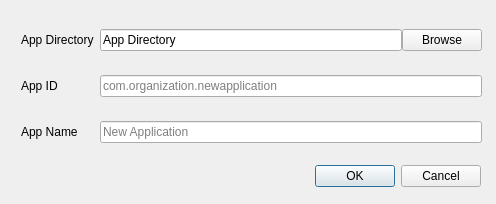
<?xml version="1.0" encoding="UTF-8"?>
<ui version="4.0">
 <class>newApplicationDialog</class>
 <widget class="QDialog" name="newApplicationDialog">
  <property name="geometry">
   <rect>
    <x>0</x>
    <y>0</y>
    <width>496</width>
    <height>204</height>
   </rect>
  </property>
  <property name="windowTitle">
   <string>New Application</string>
  </property>
  <property name="modal">
   <bool>true</bool>
  </property>
  <widget class="QDialogButtonBox" name="buttonBox">
   <property name="geometry">
    <rect>
     <x>140</x>
     <y>160</y>
     <width>341</width>
     <height>32</height>
    </rect>
   </property>
   <property name="orientation">
    <enum>Qt::Horizontal</enum>
   </property>
   <property name="standardButtons">
    <set>QDialogButtonBox::Cancel|QDialogButtonBox::Ok</set>
   </property>
  </widget>
  <widget class="QWidget" name="">
   <property name="geometry">
    <rect>
     <x>21</x>
     <y>21</y>
     <width>461</width>
     <height>131</height>
    </rect>
   </property>
   <layout class="QGridLayout" name="gridLayout">
    <property name="verticalSpacing">
     <number>16</number>
    </property>
    <item row="0" column="0">
     <widget class="QLabel" name="label">
      <property name="text">
       <string>App Directory</string>
      </property>
     </widget>
    </item>
    <item row="0" column="1">
     <layout class="QHBoxLayout" name="horizontalLayout">
      <item>
       <widget class="QLineEdit" name="directory">
        <property name="text">
         <string>App Directory</string>
        </property>
        <property name="readOnly">
         <bool>false</bool>
        </property>
       </widget>
      </item>
      <item>
       <widget class="QPushButton" name="browse">
        <property name="text">
         <string>Browse</string>
        </property>
       </widget>
      </item>
     </layout>
    </item>
    <item row="1" column="0">
     <widget class="QLabel" name="label_2">
      <property name="text">
       <string>App ID</string>
      </property>
     </widget>
    </item>
    <item row="1" column="1">
     <widget class="QLineEdit" name="id">
      <property name="placeholderText">
       <string>com.organization.newapplication</string>
      </property>
     </widget>
    </item>
    <item row="2" column="0">
     <widget class="QLabel" name="label_3">
      <property name="text">
       <string>App Name</string>
      </property>
     </widget>
    </item>
    <item row="2" column="1">
     <widget class="QLineEdit" name="name">
      <property name="placeholderText">
       <string>New Application</string>
      </property>
     </widget>
    </item>
   </layout>
  </widget>
 </widget>
 <resources/>
 <connections>
  <connection>
   <sender>buttonBox</sender>
   <signal>accepted()</signal>
   <receiver>newApplicationDialog</receiver>
   <slot>accept()</slot>
   <hints>
    <hint type="sourcelabel">
     <x>248</x>
     <y>254</y>
    </hint>
    <hint type="destinationlabel">
     <x>157</x>
     <y>274</y>
    </hint>
   </hints>
  </connection>
  <connection>
   <sender>buttonBox</sender>
   <signal>rejected()</signal>
   <receiver>newApplicationDialog</receiver>
   <slot>reject()</slot>
   <hints>
    <hint type="sourcelabel">
     <x>316</x>
     <y>260</y>
    </hint>
    <hint type="destinationlabel">
     <x>286</x>
     <y>274</y>
    </hint>
   </hints>
  </connection>
 </connections>
</ui>
